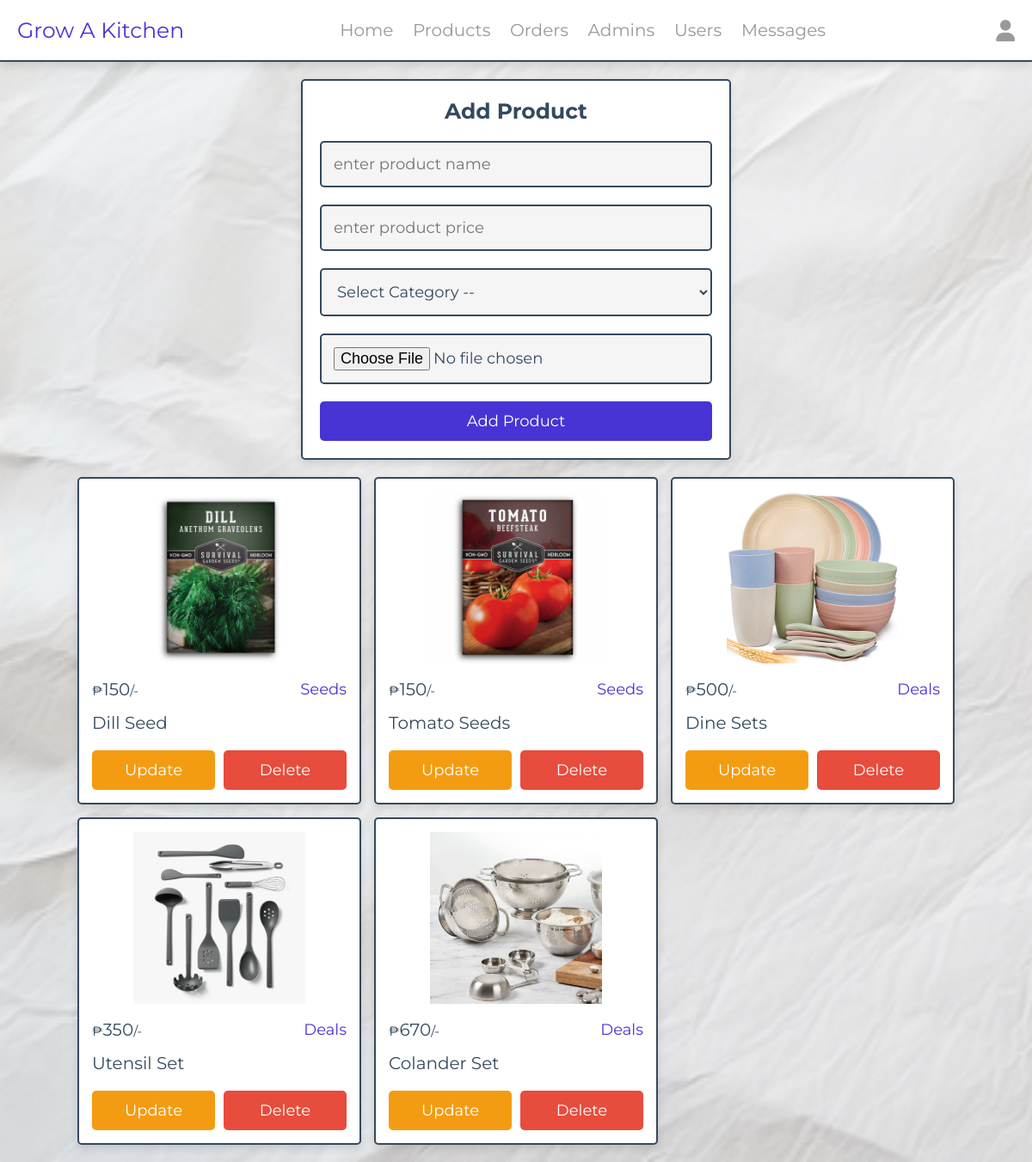
The app's page /admin/products.php (signed in) with its own data.
### tables this page shows
CREATE TABLE `products` (
  `id` int(100) NOT NULL,
  `name` varchar(100) NOT NULL,
  `category` enum('Seeds','Kitchen Appliances','Kitchen Peripherals','Deals') NOT NULL,
  `price` int(10) NOT NULL,
  `image` varchar(100) NOT NULL
);

### admin/products.php (the view, shortened to what this page needs)
<?php
include '../components/connect.php';
?>
<!DOCTYPE html>
<html lang="en">
<head>
   <link rel="stylesheet" href="https://cdnjs.cloudflare.com/ajax/libs/font-awesome/6.1.1/css/all.min.css">
   <link rel="stylesheet" href="../css/adminstyle.css">
</head>
<body>
<?php include '../components/admin_header.php' ?>
<section class="add-products">
   <form action="" method="POST" enctype="multipart/form-data">
      <h3>Add Product</h3>
      <input type="text" required placeholder="enter product name" name="name" maxlength="100" class="box">
      <input type="number" min="0" max="9999999999" required placeholder="enter product price" name="price" onkeypress="if(this.value.length == 10) return false;" class="box">
      <select name="category" class="box" required>
         <option value="" disabled selected>Select Category --</option>
      </select>
      <input type="file" name="image" class="box" accept="image/jpg, image/jpeg, image/png, image/webp" required>
      <input type="submit" value="add product" name="add_product" class="btn">
   </form>
</section>
<section class="show-products" style="padding-top: 0;">
   <div class="box-container">
   <?php
      $show_products = $conn->prepare("SELECT * FROM `products`");
      $show_products->execute();
      if($show_products->rowCount() > 0){
         while($fetch_products = $show_products->fetch(PDO::FETCH_ASSOC)){
   ?>
   <div class="box">
      <img src="../uploaded_img/<?= $fetch_products['image']; ?>" alt="">
      <div class="flex">
      <div class="price"><span>₱</span><?= $fetch_products['price']; ?><span>/-</span></div>
         <div class="category"><?= $fetch_products['category']; ?></div>
      </div>
      <div class="name"><?= $fetch_products['name']; ?></div>
      <div class="flex-btn">
         <a href="update_product.php?update=<?= $fetch_products['id']; ?>" class="option-btn">update</a>
         <a href="products.php?delete=<?= $fetch_products['id']; ?>" class="delete-btn" onclick="return confirm('delete this product?');">Delete</a>
      </div>
   </div>
   <?php
         }
      }else{
         echo '<p class="empty">No Products Added Yet!</p>';
      }
   ?>
   </div>
</section>
</body>
</html>

### css/adminstyle.css (style rules this page uses)
:root { --main-color:#4834d4; --red:#e74c3c; --orange:#f39c12; --black:#34495e; --white:#fff; --light-bg:#f5f5f5; --light-color:#999; --border:.2rem solid var(--black); --box-shadow:0 .5rem 1rem rgba(0,0,0,.1); }
* { font-family: 'Montserrat', sans-serif; margin:0; padding:0; box-sizing: border-box; text-decoration: none; outline: none; border:none; }
html { font-size: 62.5%; overflow-x: hidden; }
body { background: url('../images/groundback.png'); background-size: cover; }
section { max-width: 1200px; margin:0 auto; padding:2rem; }
.btn, .delete-btn, .option-btn { display: block; margin-top: 1rem; border-radius: .5rem; cursor: pointer; width: 100%; font-size: 1.8rem; color:var(--white); padding:1.2rem 3rem; text-transform: capitalize; text-align: center; }
.btn { background-color: var(--main-color); }
.delete-btn { background-color: var(--red); }
.option-btn { background-color: var(--orange); }
.flex-btn { display: flex; gap:1rem; }
.add-products form { margin:0 auto; max-width: 50rem; background-color: var(--white); border-radius: .5rem; box-shadow: var(--box-shadow); border:var(--border); padding:2rem; text-align: center; }
.add-products form h3 { margin-bottom: 1rem; font-size: 2.5rem; color:var(--black); text-transform: capitalize; }
.add-products form .box { background-color: var(--light-bg); border:var(--border); width: 100%; padding:1.4rem; font-size: 1.8rem; color:var(--black); border-radius: .5rem; margin: 1rem 0; }
.show-products .box-container { display: grid; grid-template-columns: repeat(auto-fit, 33rem); gap:1.5rem; justify-content: center; align-items: flex-start; }
.show-products .box-container .box { background-color: var(--white); border-radius: .5rem; box-shadow: var(--box-shadow); border:var(--border); padding:1.5rem; }
.show-products .box-container .box img { width: 100%; height: 20rem; object-fit: contain; margin-bottom: 1rem; }
.show-products .box-container .box .name { font-size: 2rem; color:var(--black); padding:1rem 0; }
.show-products .box-container .box .flex { display: flex; align-items: center; gap:1rem; justify-content: space-between; }
.show-products .box-container .box .flex .category { font-size: 1.8rem; color:var(--main-color); }
.show-products .box-container .box .flex .price { font-size: 2rem; color:var(--black); margin:.5rem 0; }
.show-products .box-container .box .flex .price span { font-size: 1.5rem; }

### records on screen
products: image (picture), price "150", category "Seeds", name "Dill Seed"
products: image (picture), price "150", category "Seeds", name "Tomato Seeds"
products: image (picture), price "500", category "Deals", name "Dine Sets"
products: image (picture), price "350", category "Deals", name "Utensil Set"
products: image (picture), price "670", category "Deals", name "Colander Set"
